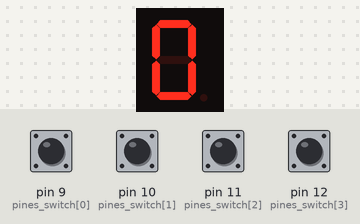
A sketch run on a simulated Arduino Uno, built with avr-gcc and run on an emulated ATmega328P. Shown: 1-digit seven-segment display. Wiring (inferred from the names in the program): 1-digit 7-segment display, segments lit when LOW: segments pin 2, pin 3, pin 4, pin 5, pin 6, pin 7, pin 8. The test bench sets the inputs (shaded band); at power-on: pin 9 (pines_switch[0]), pin 10 (pines_switch[1]), pin 11 (pines_switch[2]), pin 12 (pines_switch[3]) LOW. The segment pins are drawn as the display they are named for.

Above: at 2.8 s.
2.9 s: pin 9 (pines_switch[0]) pulled HIGH for 1.2 s
At 3.8 s:
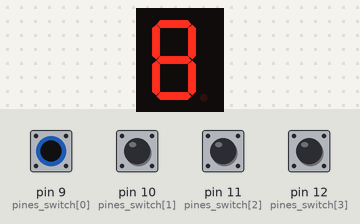
6.5 s: pin 10 (pines_switch[1]) pulled HIGH for 1.2 s
At 7.8 s:
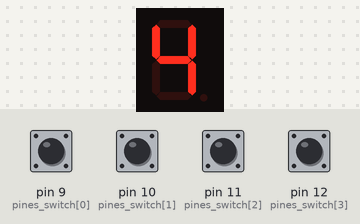
9.5 s: pin 11 (pines_switch[2]) pulled HIGH for 1.2 s
At 10.3 s:
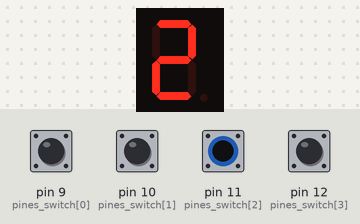
12.5 s: pin 12 (pines_switch[3]) pulled HIGH for 1.2 s
At 13.8 s:
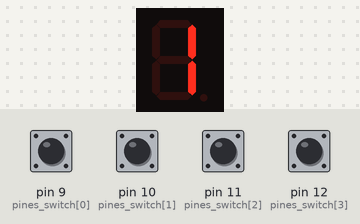
15.5 s: pin 9 (pines_switch[0]) driven HIGH and pin 10 (pines_switch[1]) driven HIGH
At 17.2 s:
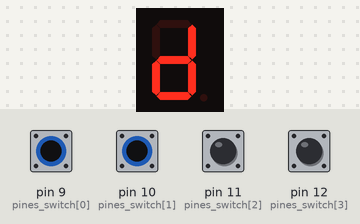
17.5 s: pin 11 (pines_switch[2]) pulled HIGH for 1.2 s
At 18.8 s:
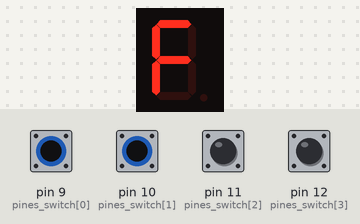
Timing chart, 0 to 20.5 s (numbered marks = the images above; inputs shaded):
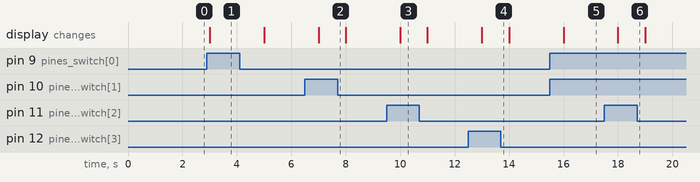

The sketch:

proyecto_tp_71.ino
```cpp
#define A 2
#define B 3
#define C 4
#define D 5
#define E 6
#define F 7
#define G 8

int numero_1[7];
// OUTPUT es 1 & INPUT es 0

// HIGH es 0 & LOW es 1


               //  A   B   C   D   E   F   G
int pines[]    = { A , B , C , D , E , F , G };
int pinmodes[] = { 1 , 1 , 1 , 1 , 1 , 1 , 1 };

                   //  1   2    3    4
int pines_switch[] = { 9 , 10 , 11 , 12 };
int switch_modes[] = { 0 , 0  , 0  , 0  };

// instructivo: https://www.electronics-tutorials.ws/blog/7-segment-display-tutorial.html

// todos tienen la informacion de como mostrar los simbolos en el display
int todos[16][7] = {
//A , B , C , D , E , F , G
{ 0 , 0 , 0 , 0 , 0 , 0 , 1 }, // num_0 - A , B , C , D , E , F
{ 1 , 0 , 0 , 1 , 1 , 1 , 1 }, // num_1 - A , B
{ 0 , 0 , 1 , 0 , 0 , 1 , 0 }, // num_2 - A , B , D , E , G
{ 0 , 0 , 0 , 0 , 1 , 1 , 0 }, // num_3 - A , B , C , D , G
{ 1 , 0 , 0 , 1 , 1 , 0 , 0 }, // num_4 - B , C , F , G
{ 0 , 1 , 0 , 0 , 1 , 0 , 0 }, // num_5 - A , C , D , F , G
{ 0 , 1 , 0 , 0 , 0 , 0 , 0 }, // num_6 - A , B , C , D , E
{ 0 , 0 , 0 , 1 , 1 , 1 , 1 }, // num_7 - A , B , C
{ 0 , 0 , 0 , 0 , 0 , 0 , 0 }, // num_8 - A , B , C , D , E
{ 0 , 0 , 0 , 1 , 1 , 0 , 0 }, // num_9 - A , B , C , F , G
{ 0 , 0 , 0 , 1 , 0 , 0 , 0 }, // let_a - A , B , C , E , F
{ 0 , 1 , 1 , 0 , 0 , 0 , 1 }, // let_c - A , D , E , F
{ 1 , 0 , 0 , 0 , 0 , 1 , 0 }, // let_d - B , C , D , E , G
{ 0 , 1 , 1 , 0 , 0 , 0 , 0 }, // let_e - A , D , E , F , G
{ 0 , 1 , 1 , 1 , 0 , 0 , 0 }, // let_f - A , E , F , G
{ 1 , 0 , 0 , 1 , 0 , 0 , 0 }, // let_h - B , C , E , F , G
};


void setup()
{
   for ( int i=0; i < 7; i++ )
   {
       pinMode( pines[i] , pinmodes[i] );
   }

   for ( int s=0; s < 4; s++ )
   {
       pinMode( pines_switch[s] , switch_modes[s] );
   }


}

void loop()
{
    int sw[4]; // se guardan los 4 valores del switch

    for ( int r=0; r < 4; r++ ) // recorre los 4 valores del switch
    {
        sw[r] = digitalRead( pines_switch[r] );

    }

    // convierte los numeros binarios a decimales
    int s = sw[0] * 8 + sw[1] * 4 + sw[2] * 2 + sw[3] * 1 ;

    for(int pin=0; pin < 7; pin++) {
       // busca en todos el vector que esta en la posicion s y me dice como escribir en el display
       digitalWrite( pines[pin] , todos[s][pin] );
    }
    delay(1000);


}
```

Measured:
- after the input at 2.9 s, the display: changes after 0.10 s (image 1)
- after the input at 6.5 s, the display: changes after 0.50 s (image 2)
- after the input at 9.5 s, the display: changes after 0.50 s (image 3)
- after the input at 12.5 s, the display: changes after 0.50 s (image 4)
- after the input at 15.5 s, the display: changes after 0.50 s (image 5)
- after the input at 17.5 s, the display: changes after 0.50 s (image 6)
